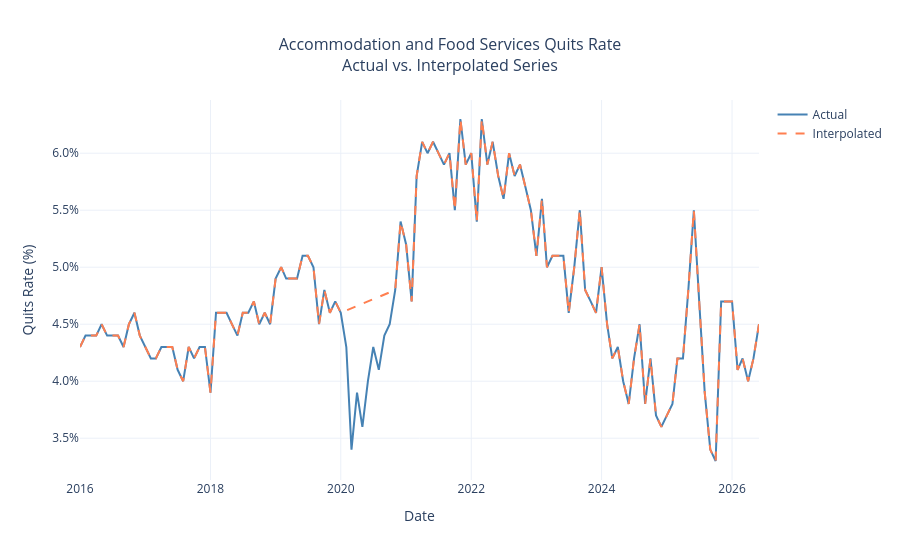

This figure's notebook cell:
### Markdown cell above
## Full Series

Much like Up or On the Rocks, it's worth clarifying what this series is actually measuring. The JOLTS
quits rate counts voluntary separations as a percentage of total employment in the
reference period. A worker who chooses to leave is a quit. Someone who gets laid off is
not. That distinction matters here because the quits rate is less a measure of how many
people are working and more a measure of how willing workers are to walk away from their
jobs.

Quit rates in accommodation and food services held relatively steady between 2016 and
early 2020, averaging around 4.5%. A sharp but brief decline followed in early 2020,
with rates recovering within a few months.

From mid-2021 through early 2022, quit rates climbed to a sustained peak of roughly 6%,
well above anything seen in the pre-pandemic period. Rates have trended back down since,
approaching pre-pandemic levels by late 2024, though with significant
month-to-month variability along the way.

The linear trend line reflects the overall upward drift across the full period. Despite
the swings, the series has ended up slightly higher than where it started, suggesting
some structural shift in worker behavior or bargaining power relative to 2016 norms.

*Note: JOLTS data is based on a survey of business establishments and is subject to
monthly revision as additional responses are received. The quits rate reflects
worker-initiated separations only and excludes layoffs, retirements, and other
employer-initiated exits.*

### Code cell
# =============================================================================
# COVID Interpolation
# =============================================================================

df_raw = df.copy()
df_interp = df.copy()
df_interp.loc['2020-02-01':'2020-10-01', 'quit_rate'] = np.nan
df_interp['quit_rate'] = df_interp['quit_rate'].interpolate(method='time')

fig = go.Figure()

fig.add_trace(go.Scatter(
    x=df_raw.index, y=df_raw['quit_rate'],
    mode='lines', name='Actual',
    line=dict(color='steelblue', width=2),
    hovertemplate='%{x|%b %Y}: %{customdata}<extra></extra>',
    customdata=[f'{v:.1f}%' for v in df_raw['quit_rate']]
))

fig.add_trace(go.Scatter(
    x=df_interp.index, y=df_interp['quit_rate'],
    mode='lines', name='Interpolated',
    line=dict(color='coral', width=2, dash='dash'),
    hovertemplate='%{x|%b %Y}: %{customdata}<extra></extra>',
    customdata=[f'{v:.1f}%' for v in df_interp['quit_rate']]
))

fig.update_layout(
    title=dict(text='Accommodation and Food Services Quits Rate<br>Actual vs. Interpolated Series',
               x=0.5, font=dict(size=16)),
    xaxis_title='Date',
    yaxis_title='Quits Rate (%)',
    yaxis=dict(
        tickvals=[v / 10 for v in range(10, 75, 5)],
        ticktext=[f'{v / 10:.1f}%' for v in range(10, 75, 5)]
    ),
    hovermode='x unified',
    template='plotly_white'
)

fig.show()
